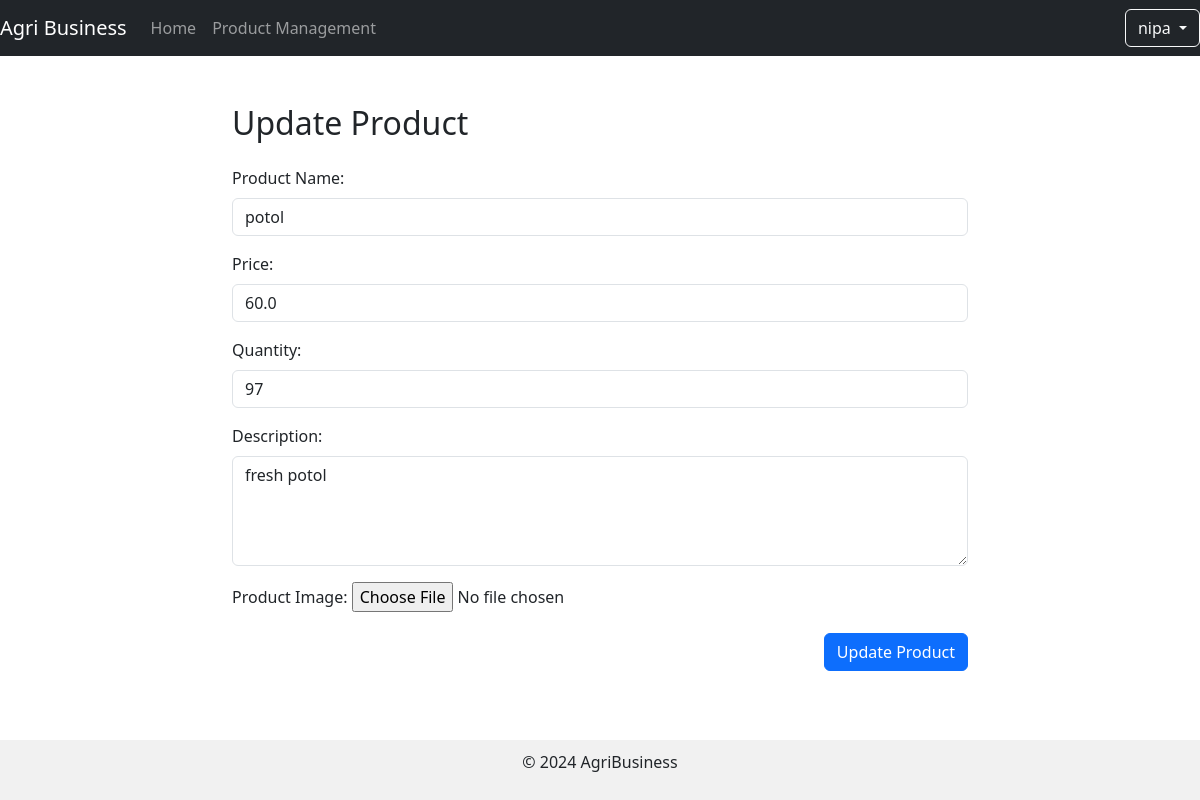
The app's page /product/update/17/ (signed in), older data.
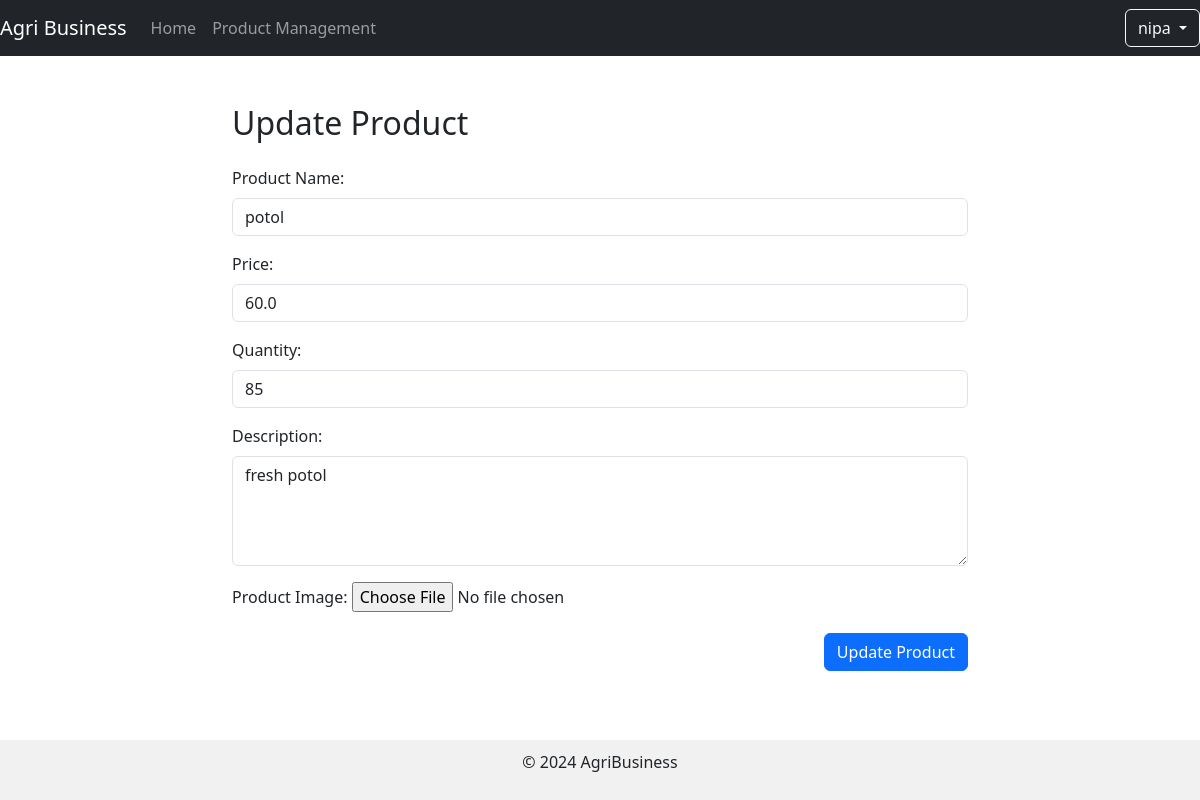
The same page, newer data.
### dashboard/models.py (models this page shows, shortened)
class Product(models.Model):
    id= models.AutoField(primary_key=True)
    product_name = models.CharField(max_length=255)
    price = models.FloatField()
    description = models.TextField(blank=True, null=True)
    quantity = models.PositiveIntegerField(default=0)
    image = models.ImageField(blank=True,null=True, upload_to='products/')
    seller_id = models.ForeignKey(User, on_delete=models.CASCADE, related_name='products', default=1)

### dashboard/views.py (the view)
# urls.py: path('product/update/<int:product_id>/', d_view.updateProduct),
@login_required
def updateProduct(request, product_id):
    product = get_object_or_404(Product, pk=product_id)
    return render(request, 'products/update.html', {'product': product})

### dashboard/templates/products/update.html (shortened to what this page needs)
{% extends 'dashboard.html' %}
{% block content %}
<div class="container mt-5">
    <div class="row justify-content-center">
        <div class="col-md-8">
            <h2 class="mb-4">Update Product</h2>
            <form method="post" enctype="multipart/form-data" action="/product/store/">
                <div class="form-group mb-3">
                    <label for="product_name" class="form-label">Product Name:</label>
                    <input type="text" class="form-control" id="product_name" name="product_name" value="{{ product.product_name }}" required>
                </div>
                <div class="form-group mb-3">
                    <label for="price" class="form-label">Price:</label>
                    <input type="number" step="0.01" class="form-control" id="price" name="price" value="{{ product.price }}" required>
                </div>
                <div class="form-group mb-3">
                    <label for="quantity" class="form-label">Quantity:</label>
                    <input type="number" class="form-control" id="quantity" name="quantity" value="{{ product.quantity }}" min="0" required>
                </div>
                <div class="form-group mb-3">
                    <label for="description" class="form-label">Description:</label>
                    <textarea class="form-control" id="description" name="description" rows="4">{{ product.description }}</textarea>
                </div>
                <div class="form-group mb-3">
                    <label for="image" class="form-label">Product Image:</label>
                    <input type="file" class="form-control-file" id="image" name="image">
                </div>
                <div class="d-flex justify-content-end">
                    <button type="submit" class="btn btn-primary">Update Product</button>
                </div>
            </form>
        </div>
    </div>
</div>
{% endblock %}

Row changes from the older to the newer data that the page shows:
changed Product "potol": quantity "97" → "85"
